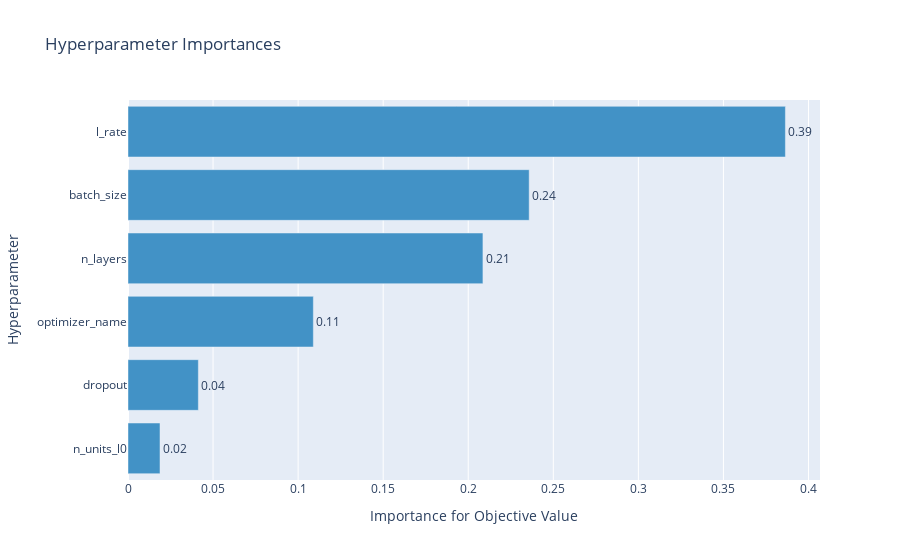

The notebook cell this image was saved under:
### Code cell
optuna.visualization.plot_param_importances(study)

### Figure 1 — Plotly figure (JSON) as saved in the notebook; plotly's stock layout.template omitted (floating-point values rounded to 4 significant figures)
{"data": [{"cliponaxis": false, "hovertemplate": ["n_units_l0 (IntLogUniformDistribution): 0.018807374445286934<extra></extra>", "dropout (UniformDistribution): 0.041352932442795524<extra></extra>", "optimizer_name (CategoricalDistribution): 0.10895241093596598<extra></extra>", "n_layers (IntUniformDistribution): 0.2086367242502144<extra></extra>", "batch_size (CategoricalDistribution): 0.23581944570643537<extra></extra>", "l_rate (LogUniformDistribution): 0.3864311122193017<extra></extra>"], "marker": {"color": "rgb(66,146,198)"}, "orientation": "h", "text": ["0.018807374445286934", "0.041352932442795524", "0.10895241093596598", "0.2086367242502144", "0.23581944570643537", "0.3864311122193017"], "textposition": "outside", "texttemplate": "%{text:.2f}", "type": "bar", "x": [0.01881, 0.04135, 0.109, 0.2086, 0.2358, 0.3864], "y": ["n_units_l0", "dropout", "optimizer_name", "n_layers", "batch_size", "l_rate"]}], "layout": {"showlegend": false, "title": {"text": "Hyperparameter Importances"}, "xaxis": {"title": {"text": "Importance for Objective Value"}}, "yaxis": {"title": {"text": "Hyperparameter"}}}}
